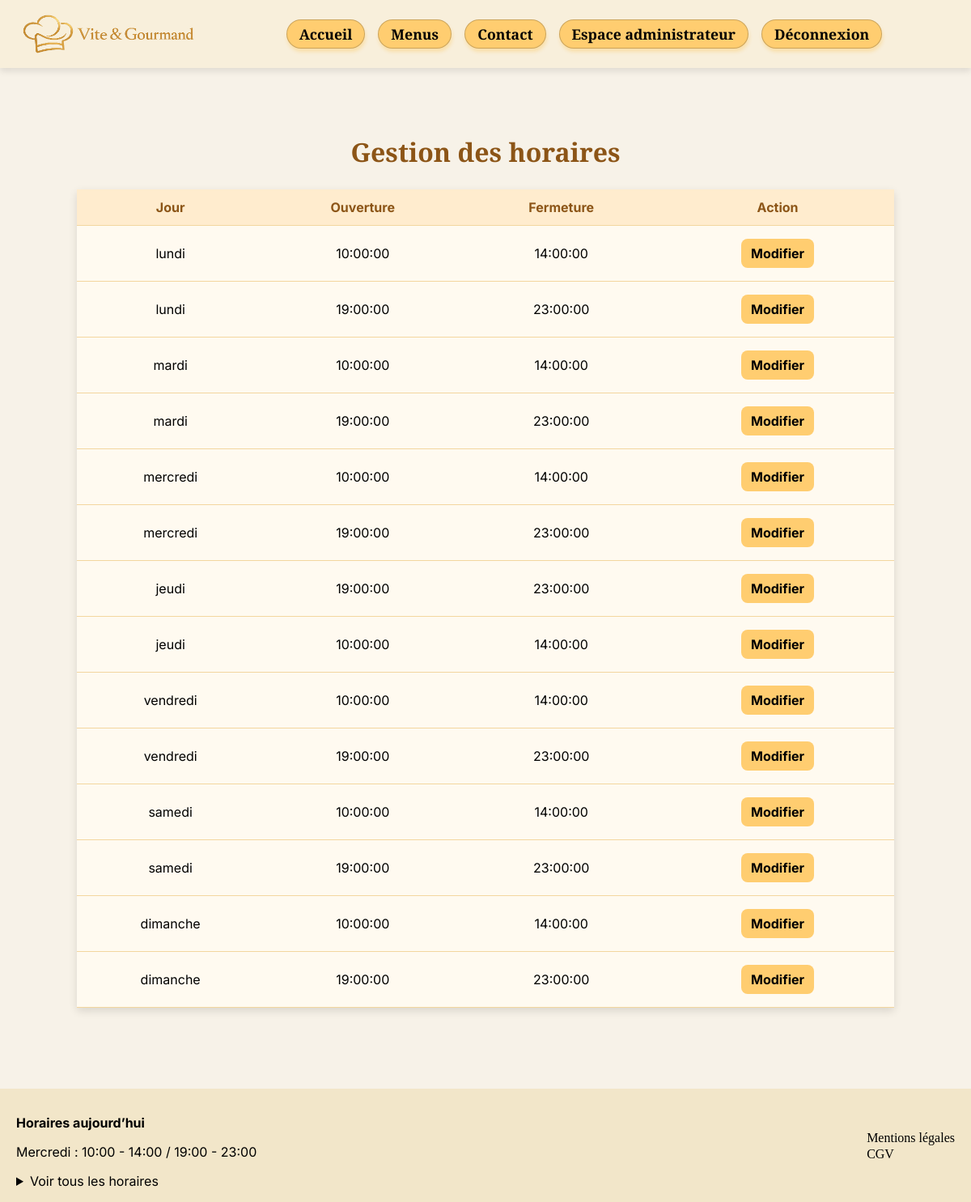
Screenshot of /public/gestion-horaires.php (signed in) with the database file from the repository.
### tables this page shows
CREATE TABLE `horaire` (
  `id` int(11) NOT NULL,
  `jour` enum('lundi','mardi','mercredi','jeudi','vendredi','samedi','dimanche') NOT NULL,
  `heure_ouverture` time NOT NULL,
  `heure_fermeture` time NOT NULL
);

### public/gestion-horaires.php (the view, shortened to what this page needs)
<?php
require_once __DIR__ . '/../includes/db.php';
$sql = "
    SELECT
        id,
        jour,
        heure_ouverture,
        heure_fermeture
    FROM horaire
    ORDER BY FIELD(jour, 'lundi', 'mardi', 'mercredi', 'jeudi', 'vendredi', 'samedi', 'dimanche')
";
$stmt = $pdo->prepare($sql);
$stmt->execute();
$horaires = $stmt->fetchAll(PDO::FETCH_ASSOC);
require_once __DIR__ . '/../includes/header.php';
?>
<main class="page-gestion-horaires">
    <h1>Gestion des horaires</h1>
    <?php if (empty($horaires)) : ?>
        <p class="message-horaires-vide">Aucun horaire enregistré pour le moment.</p>
    <?php else : ?>
        <table class="tableau-horaires">
            <thead>
                <tr>
                    <th>Jour</th>
                    <th>Ouverture</th>
                    <th>Fermeture</th>
                    <th>Action</th>
                </tr>
            </thead>
            <tbody>
                <?php foreach ($horaires as $horaire) : ?>
                    <tr>
                        <td><?= htmlspecialchars($horaire['jour']) ?></td>
                        <td><?= htmlspecialchars($horaire['heure_ouverture']) ?></td>
                        <td><?= htmlspecialchars($horaire['heure_fermeture']) ?></td>
                        <td>
                            <a href="modifier-horaire.php?id=<?= htmlspecialchars($horaire['id']) ?>" class="bouton-modifier-horaire">
                                Modifier
                            </a>
                        </td>
                    </tr>
                <?php endforeach; ?>
            </tbody>
        </table>
    <?php endif; ?>
</main>
<?php require_once __DIR__ . '/../includes/footer.php'; ?>

### public/assets/css/style.css (style rules this page uses)
* { box-sizing: border-box; }
body { font-family: "Inter", sans-serif; background-color: #F7F2E8; color: #000; margin: 0; }
h1 { font-family: "Playfair Display", serif; }

### public/assets/css/employe-horaires-avis.css (style rules this page uses)
.page-gestion-horaires, .page-modifier-horaire, .page-avis-employe { max-width: 1050px; margin: 0 auto; padding: 40px 20px; }
.page-gestion-horaires h1, .page-modifier-horaire h1, .page-avis-employe h1 { text-align: center; color: #8C5517; margin-bottom: 25px; }
.tableau-horaires, .tableau-avis-employe { width: 100%; border-collapse: collapse; background-color: #fffaf0; box-shadow: 0 4px 10px rgba(0, 0, 0, 0.12); }
.tableau-horaires th, .tableau-horaires td, .tableau-avis-employe th, .tableau-avis-employe td { padding: 12px; text-align: center; border-bottom: 1px solid #f3d69f; }
.tableau-horaires th, .tableau-avis-employe th { background-color: #FFECCE; color: #8C5517; }
.bouton-modifier-horaire, .bouton-valider-avis, .bouton-refuser-avis, .bouton-retour-horaires { display: inline-block; margin: 4px; padding: 8px 12px; color: #000; text-decoration: none; border-radius: 8px; font-weight: bold; }
.bouton-modifier-horaire, .bouton-valider-avis, .bouton-retour-horaires { background-color: #FFCD70; }

### rows the page displays
horaire: jour "lundi", heure_ouverture "10:00:00", heure_fermeture "14:00:00"
horaire: jour "lundi", heure_ouverture "19:00:00", heure_fermeture "23:00:00"
horaire: jour "mardi", heure_ouverture "10:00:00", heure_fermeture "14:00:00"
horaire: jour "mardi", heure_ouverture "19:00:00", heure_fermeture "23:00:00"
horaire: jour "mercredi", heure_ouverture "10:00:00", heure_fermeture "14:00:00"
horaire: jour "mercredi", heure_ouverture "19:00:00", heure_fermeture "23:00:00"
horaire: jour "jeudi", heure_ouverture "19:00:00", heure_fermeture "23:00:00"
horaire: jour "jeudi", heure_ouverture "10:00:00", heure_fermeture "14:00:00"
horaire: jour "vendredi", heure_ouverture "10:00:00", heure_fermeture "14:00:00"
horaire: jour "vendredi", heure_ouverture "19:00:00", heure_fermeture "23:00:00"
horaire: jour "samedi", heure_ouverture "10:00:00", heure_fermeture "14:00:00"
horaire: jour "samedi", heure_ouverture "19:00:00", heure_fermeture "23:00:00"
horaire: jour "dimanche", heure_ouverture "10:00:00", heure_fermeture "14:00:00"
horaire: jour "dimanche", heure_ouverture "19:00:00", heure_fermeture "23:00:00"
